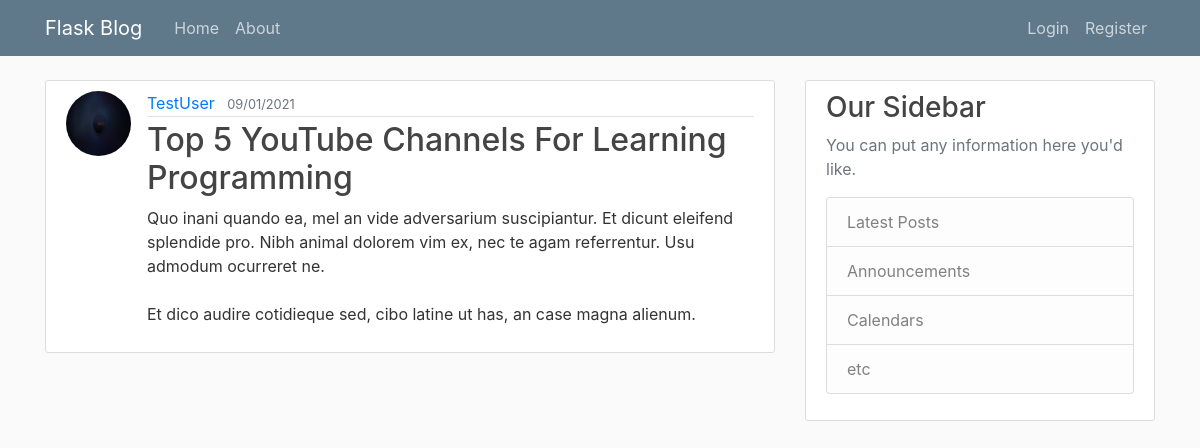
The page /post/43 on the database its author committed.
### flaskblog/models.py (models this page shows, shortened)
class User(db.Model, UserMixin):
    id = db.Column(db.Integer, primary_key = True)
    username = db.Column(db.String(20), unique = True, nullable = False)
    email = db.Column(db.String(120), unique = True, nullable = False)
    image_file = db.Column(db.String(20), nullable = False, default = 'default.jpg')
    password =  db.Column(db.String(60), nullable = False)
    posts = db.relationship('Post', backref = 'author', lazy = True)

class Post(db.Model):
    id = db.Column(db.Integer, primary_key = True)
    title = db.Column(db.String(100), nullable = False)
    date_posted = db.Column(db.DateTime, nullable = False, default = datetime.utcnow)
    content = db.Column(db.Text, nullable = False)
    user_id = db.Column(db.Integer, db.ForeignKey('user.id'), nullable = False)

### flaskblog/posts/routes.py (the view)
@posts.route("/post/<int:post_id>")
def post(post_id):
    post = Post.query.get_or_404(post_id)
    return render_template('post.html', title=post.title, post=post)

### flaskblog/templates/post.html (shortened to what this page needs)
{% extends "layout.html" %}
{% block content %}
<article class="media content-section">
    <img class="rounded-circle article-img" src="{{ url_for('static', filename='profile_pics/' + post.author.image_file) }}">
    <div class="media-body">
        <div class="article-metadata">
        <a class="mr-2" href="{{ url_for('users.user_posts', username=post.author.username) }}">{{ post.author.username }}</a>
        <small class="text-muted">{{ post.date_posted.strftime('%d/%m/%Y') }}</small>
        </div>
        <h2 class="article-title">{{ post.title }}</h2>
        <p class="article-content">{{ post.content }}</p>
    </div>
    </article>
{% endblock content%}

### flaskblog/static/main.css (style rules this page uses)
body { background: #fafafa; color: #333333; margin-top: 5rem; }
h1, h2, h3, h4, h5, h6 { color: #444444; }
.content-section { background: #ffffff; padding: 10px 20px; border: 1px solid #dddddd; border-radius: 3px; margin-bottom: 20px; }
.article-title { color: #444444; }
.article-content { white-space: pre-line; }
.article-img { height: 65px; width: 65px; margin-right: 16px; }
.article-metadata { padding-bottom: 1px; margin-bottom: 4px; border-bottom: 1px solid #e3e3e3 }

### rows shown on the page
User: image_file (picture), author.username "TestUser"
Post: date_posted "09/01/2021", title "Top 5 YouTube Channels For Learning Programming", content "Quo inani quando ea, mel an vide adversarium suscipiantur. Et dicunt eleifend splendide pro. Nibh animal dolorem vim ex, nec te agam referrentur. Usu admodum ocurreret ne. Et dico audire cotidieque sed, cibo latine ut has, an case magna alienum."
